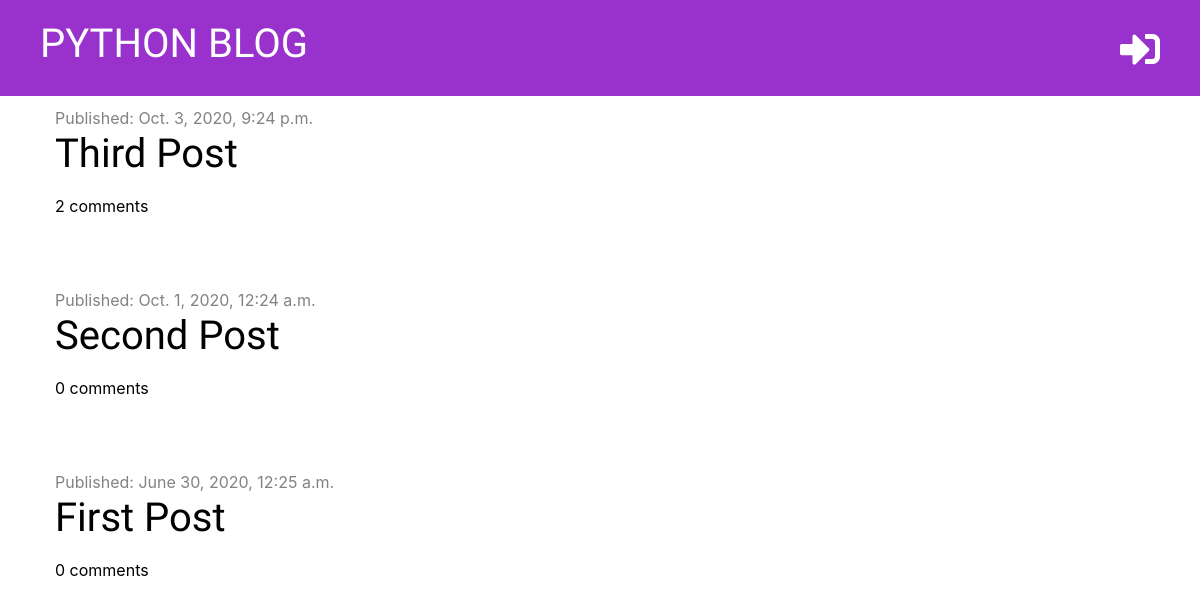
Before: / with the older database file.
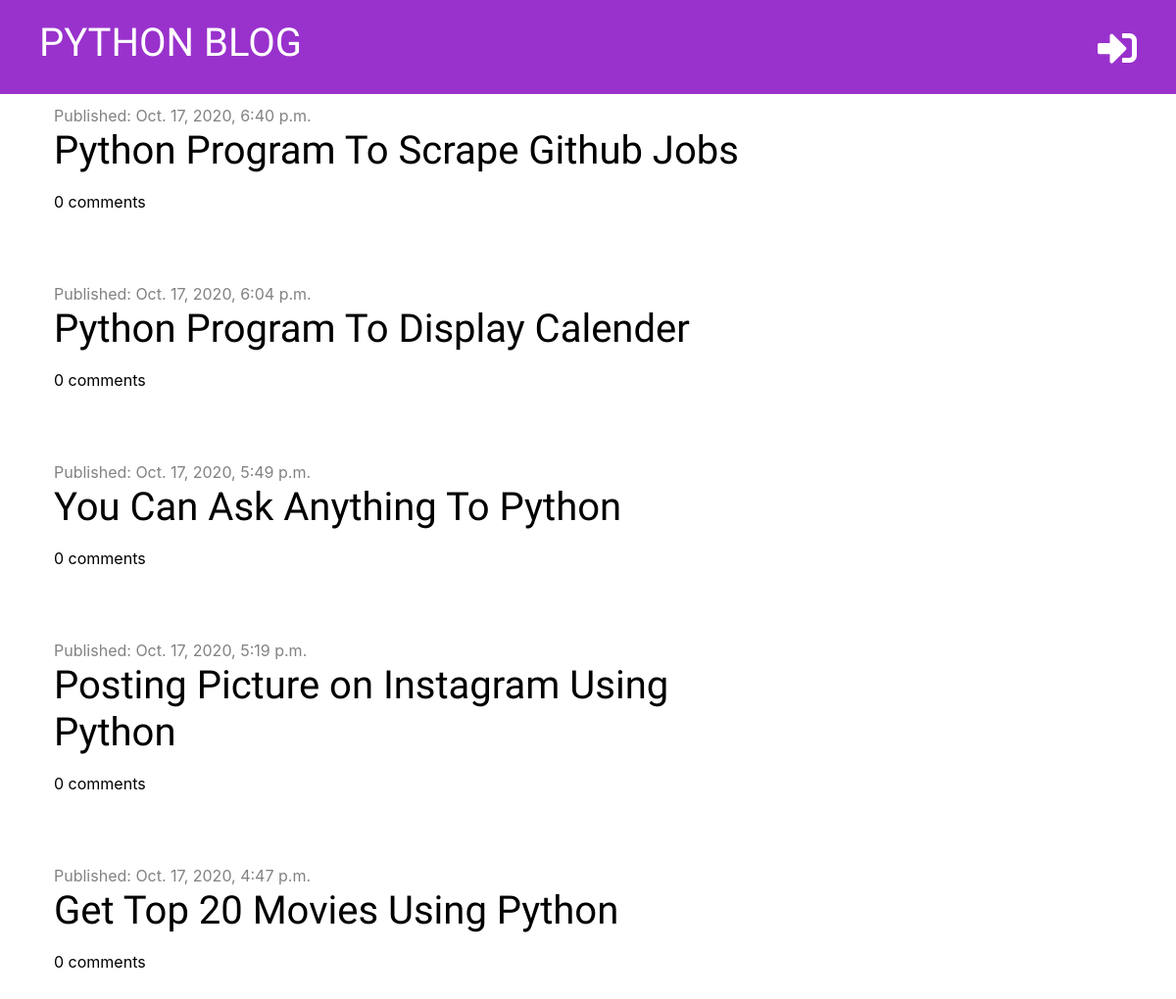
After: the same page with the newer database file.
### blog/models.py (models this page shows, shortened)
class Post(models.Model):
    author = models.ForeignKey('auth.User', on_delete=models.CASCADE)
    title = models.CharField(max_length=200)
    text = models.TextField()
    created_date = models.DateTimeField(default=timezone.now)
    published_date = models.DateTimeField(blank=True, null=True)
    def approved_comments(self):
        return self.comments.filter(approved=True)

### blog/views.py (the view)
# urls.py: path('', views.index, name='index'),
def index(request):
    posts = Post.objects.filter(published_date__lte=timezone.now()).order_by('-published_date')
    context = {'posts': posts}
    return render(request, 'blog/index.html', context)

### blog/templatetags/markdownify.py (called while the page is built)
@register.filter
def markdown(value):
    renderer = HighlightRenderer()
    markdown = mistune.Markdown(renderer=renderer)
    return markdown(value)

### blog/templates/blog/index.html (shortened to what this page needs)
{% extends 'blog/base.html' %}
{% load markdownify %}
{% block content %}
    {% for post in posts %}
        <div class="post">
            <div class="date">
                Published: {{ post.published_date }}
            </div>
            <h1><a href="{% url 'post_detail' pk=post.pk %}">{{ post.title }}</a></h1>
            <a href="{% url 'post_detail' pk=post.pk %}">{{ post.approved_comments.count }} comments</a>
        </div>
    {% endfor %}
{% endblock %}

### blog/templates/blog/base.html (shortened to what this page needs)
{% load static %}
<!DOCTYPE html>
<html lang="en">
<head>
    <link href="https://stackpath.bootstrapcdn.com/bootstrap/4.5.2/css/bootstrap.min.css" rel="stylesheet">
    <link rel="stylesheet" href="https://pro.fontawesome.com/releases/v5.10.0/css/all.css"/>
    <link href="{% static "css/blog.css" %}" rel="stylesheet">
    <link href="{% static "css/zenburn.css" %}" rel="stylesheet">
<body>
    <div class="page-header">
        {% if user.is_authenticated %}
            <a href="{% url 'logout' %}"  class="top-menu"><span title="Logout"><i class="fas fa-sign-out-alt"></i></span></a>
            <a href="{% url 'post_draft_list' %}"  class="top-menu"><span title="Draft"><i class="far fa-clipboard"></i></span></a>
            <a href="{% url 'post_new' %}"  class="top-menu"><span title="New Post"><i class="fas fa-plus"></i></span></a>
            <p class="top-menu">Hello, {{ user.username }}</p>
        {% else %}
            <a href="{% url 'login' %}"  class="top-menu"><span title="Login"><i class="fas fa-sign-in-alt"></i></span></a>
        {% endif %}
        <h1><a href="{% url "index" %}">PYTHON BLOG</a></h1>
    </div>
    <div class="content container">
        <div class="row">
            <div class="col-md-8">
                {% block content %}
                {% endblock %}
            </div>
        </div>
    </div>
</body>
</html>

### blog/static/css/blog.css (style rules this page uses)
.page-header { background-color: #9932cc; margin-top: 0; padding: 20px 20px 20px 40px; margin-bottom: 10px; }
.page-header a { color: #ffffff; font-size: 30pt; text-decoration: none; }
.content { margin-left: 40px; }
h1, h2, h3, h4 { font-family: 'Tangerine', 'Inconsolata', 'Droid Sans', serif; }
.date { color: #828282; }
.post { margin-bottom: 70px; }
.post a { color: #000000; }
.top-menu, .top-menu:hover { color: #ffffff; float: right; font-size: 30pt; margin-right: 20px; }

Changed rows visible on the page:
removed Post: published_date "Oct. 3, 2020, 9:24 p.m.", title "Third Post", approved_comments.count "2"
removed Post: published_date "Oct. 1, 2020, 12:24 a.m.", title "Second Post", approved_comments.count "0"
removed Post: published_date "June 30, 2020, 12:25 a.m.", title "First Post", approved_comments.count "0"
added Post: published_date "Oct. 17, 2020, 6:40 p.m.", title "Python Program To Scrape Github Jobs", approved_comments.count "0"
added Post: published_date "Oct. 17, 2020, 6:04 p.m.", title "Python Program To Display Calender", approved_comments.count "0"
added Post: published_date "Oct. 17, 2020, 5:49 p.m.", title "You Can Ask Anything To Python", approved_comments.count "0"
added Post: published_date "Oct. 17, 2020, 5:19 p.m.", title "Posting Picture on Instagram Using Python", approved_comments.count "0"
added Post: published_date "Oct. 17, 2020, 4:47 p.m.", title "Get Top 20 Movies Using Python", approved_comments.count "0"
